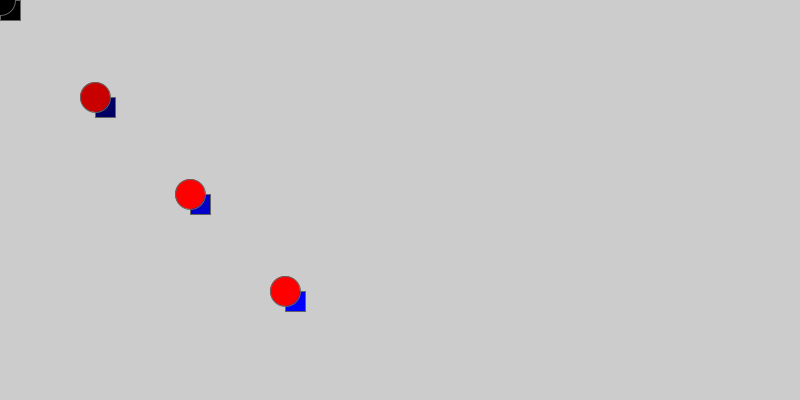
Frame 1 (no input)
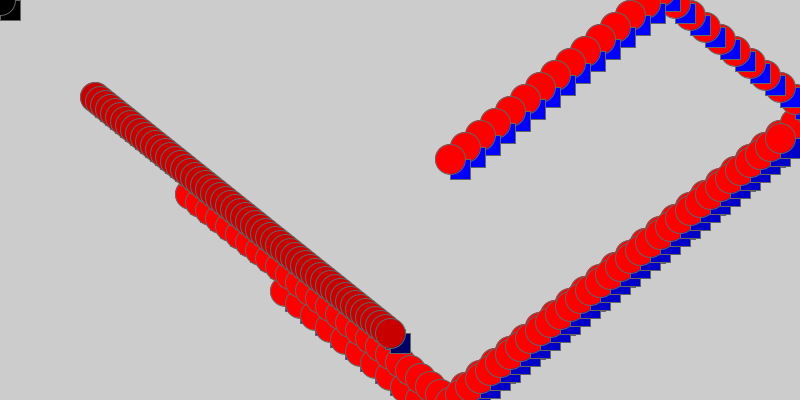
Frame 60 (the mouse pressed at the canvas centre just before this capture)
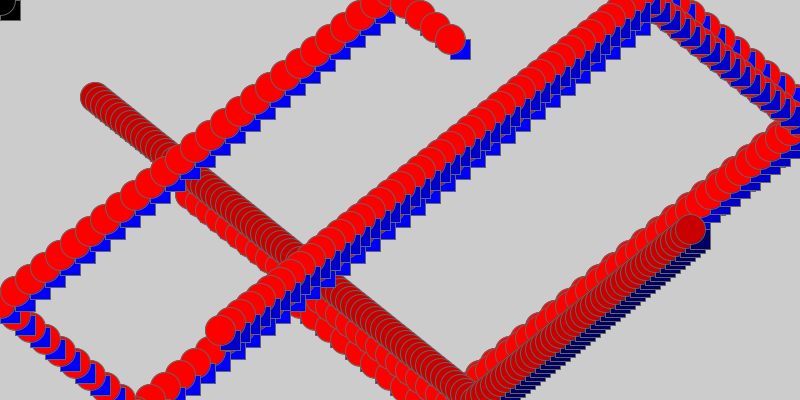
Frame 120 (the mouse held since frame 60 and released just before this capture)

The Processing sketch that drew these frames (run headless with seeded random() and noise(); from frame 60 on, the mouse is pressed at the canvas centre):

// Processing sketch: processing_58467
// ── processing_58467.pde

int []x=new int[4];
int []y=new int[4];
int[]xspeed=new int[4];
int[]yspeed=new int[4];


void setup ()
{
  size(800,400);
  stroke(100);
  for(int i=0;i<4; i++){
  x[i]=90*i;
  y[i]=93*i;
  xspeed[i]=5*i;
  yspeed[i]=4*i;
   }
   
 }

void draw()
{
    
  for(int i=0; i<4; i++)
  {
  x[i]=x[i]+xspeed[i];
  if (x[i]>=800||x[i]<=0)
  {
  xspeed[i]=xspeed[i]*-1;
  fill(300*i,0,0);
  }
  y[i]=y[i]+yspeed[i];
  if(y[i]>=400||y[i]<=0)
   {
    yspeed[i]=yspeed[i]*-1;
    }
  fill(0,0,100*i);
  rect(x[i],y[i],20,20);
  fill(200*i,0,0);
 ellipse(x[i],y[i],30,30); 
  
  
  
  }
  
}
